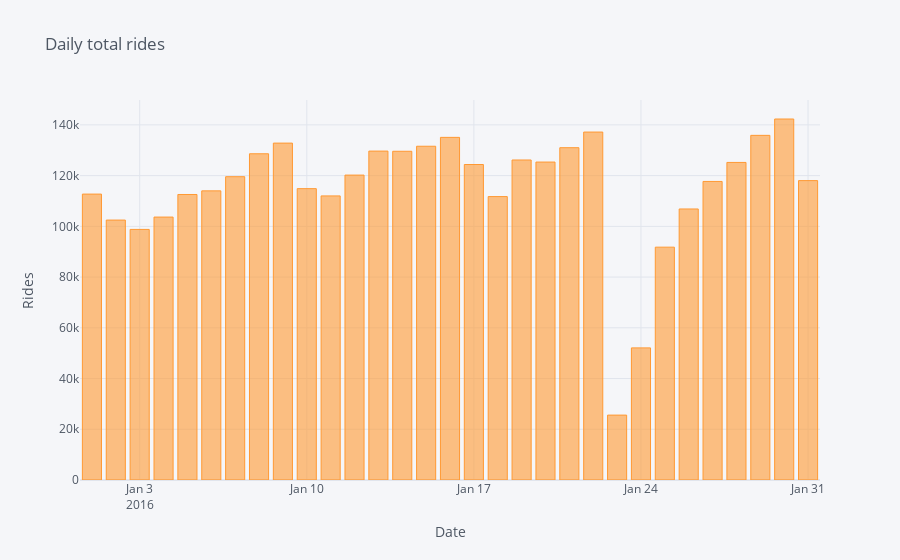

Notebook source saved alongside this figure:
### Markdown cell above
#### Resampling day wise

### Code cell
%%time
#day-wise
df_date_cal = df['total_amount']
df_date = df_date_cal.resample('D').count().compute().iplot(kind = 'bar',title="Daily total rides",
    xaxis_title="Date",
    yaxis_title="Rides",)

### Figure 1 — Plotly figure (JSON) as saved in the notebook; plotly's stock layout.template omitted (floating-point values rounded to 4 significant figures)
{"data": [{"marker": {"color": "rgba(255, 153, 51, 0.6)", "line": {"color": "rgba(255, 153, 51, 1.0)", "width": 1}}, "name": "total_amount", "orientation": "v", "text": "", "type": "bar", "x": ["2016-01-01", "2016-01-02", "2016-01-03", "2016-01-04", "2016-01-05", "2016-01-06", "2016-01-07", "2016-01-08", "2016-01-09", "2016-01-10", "2016-01-11", "2016-01-12", "2016-01-13", "2016-01-14", "2016-01-15", "2016-01-16", "2016-01-17", "2016-01-18", "2016-01-19", "2016-01-20", "2016-01-21", "2016-01-22", "2016-01-23", "2016-01-24", "2016-01-25", "2016-01-26", "2016-01-27", "2016-01-28", "2016-01-29", "2016-01-30", "2016-01-31"], "y": [112719, 102475, 98795, 103658, 112560, 113987, 119576, 128613, 132822, 114862, 112000, 120212, 129675, 129602, 131583, 135083, 124380, 111738, 126162, 125348, 131011, 137179, 25588, 52084, 91792, 106853, 117703, 125200, 135879, 142323, 118033]}], "layout": {"legend": {"bgcolor": "#F5F6F9", "font": {"color": "#4D5663"}}, "paper_bgcolor": "#F5F6F9", "plot_bgcolor": "#F5F6F9", "title": {"font": {"color": "#4D5663"}, "text": "Daily total rides"}, "xaxis": {"gridcolor": "#E1E5ED", "showgrid": true, "tickfont": {"color": "#4D5663"}, "title": {"font": {"color": "#4D5663"}, "text": "Date"}, "zerolinecolor": "#E1E5ED"}, "yaxis": {"gridcolor": "#E1E5ED", "showgrid": true, "tickfont": {"color": "#4D5663"}, "title": {"font": {"color": "#4D5663"}, "text": "Rides"}, "zerolinecolor": "#E1E5ED"}}}
